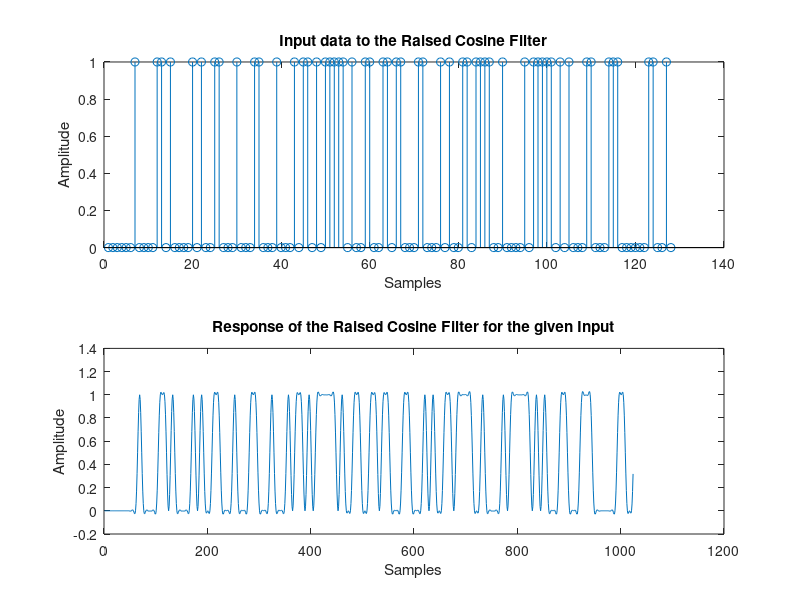
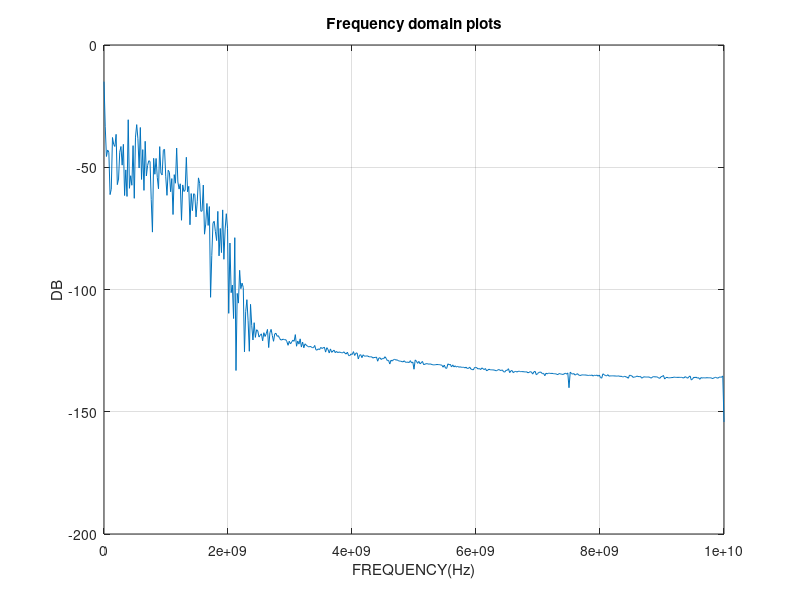

Source code (MATLAB) for these figures, in order:
close all;
clear all;
clc;

L=41; %filter Length
R=2.5e9; %data Rate = 2.5Gbps
Fs=8*R; %oversampling by 8
T=1/R; %pulse duration
Ts=1/Fs; %sampling duration
alpha =1; % Design Factor for Raised Cosing Filter
upsampling = Fs/R;

%----------------------------------------------------------
%Raised Cosing Filter Design
%----------------------------------------------------------
if mod(L,2)==0 
 M=L/2 ; % for even value of L
else
 M=(L-1)/2; % for odd value of L 
end 
g=zeros(1,L); %Place holder for RC filter's transfer function 
for n=-M:M 
 num=sin(pi*n*Ts/T)*cos(alpha*pi*n*Ts/T);
 den=(pi*n*Ts/T)*(1-(2*alpha*n*Ts/T)^2);
 g(n+M+1)=num/den; 
 if (1-(2*alpha*n*Ts/T)^2)==0 
 g(n+M+1)=pi/4*sin(pi*n*Ts/T)/(pi*n*Ts/T);
 end 
 if (pi*n*Ts/T)==0 
 g(n+M+1)=cos(alpha*pi*n*Ts/T)/(1-(2*alpha*n*Ts/T)^2); 
 end 
end 
%----------------------------------------------------------
%Generate data of random 1s and 0s
data1 = round(rand(1,2^7)); % Generate a random bit stream
%data2 = (-2*data1) + 1; %generate [-1,1] for BPSK
output1=upsample(data1,Fs/R);
%output2=upsample(data2,Fs/R);
%y=conv(g,output); %Convolving the data signal with the Raised Cosine Filter
y1=filter(g,1,output1); %you can use either Conv function or filter function to obtain the output
%y2=filter(g,1,output2);
%----------------------------------------------------------
%Plot data and RC filtered Output
figure;
subplot(2,1,1);
stem(data1);
title('Input data to the Raised Cosine Filter');
xlabel('Samples');
ylabel('Amplitude');
subplot(2,1,2);
plot(y1);
title('Response of the Raised Cosine Filter for the given Input');
xlabel('Samples');
ylabel('Amplitude');
%Plot data and RC filtered Output
%figure;
%subplot(2,1,1);
%stem(data2);
%title('Input data to the Raised Cosine Filter');
%xlabel('Samples');
%ylabel('Amplitude');
%subplot(2,1,2);
%plot(y2);
%title('Response of the Raised Cosine Filter for the given Input');
%xlabel('Samples');
%ylabel('Amplitude');
%Obtain FFT of the output to plot its frequency response.
Fn=Fs/2;NFFY=2.^(ceil(log(length(y1))/log(2)));
FFTY=fft(y1,NFFY);%pad with zeros
NumUniquePts=ceil((NFFY+1)/2); 
FFTY=FFTY(1:NumUniquePts);
MY=abs(FFTY);
MY=MY*2;
MY(1)=MY(1)/2;
MY(length(MY))=MY(length(MY))/2;
MY=MY/length(y1);
f1=(0:NumUniquePts-1)*2*Fn/NFFY;
%Plot Frequency spectrum
figure;
plot(f1,20*log10(abs(MY).^2));xlabel('FREQUENCY(Hz)');ylabel('DB');
grid
title('Frequency domain plots') 
%Obtain FFT of the output to plot its frequency response.
%Fn=Fs/2;NFFY=2.^(ceil(log(length(y2))/log(2)));
%FFTY=fft(y2,NFFY);%pad with zeros
%NumUniquePts=ceil((NFFY+1)/2); 
%FFTY=FFTY(1:NumUniquePts);
%MY=abs(FFTY);
%MY=MY*2;
%MY(1)=MY(1)/2;
%MY(length(MY))=MY(length(MY))/2;
%MY=MY/length(y2);
%f1=(0:NumUniquePts-1)*2*Fn/NFFY;
%Plot Frequency spectrum
%figure;
%plot(f1,20*log10(abs(MY).^2));xlabel('FREQUENCY(Hz)');ylabel('DB');
%grid
%title('Frequency domain plots') 
% Plot Eye Diagram
%ploteye(y1,Fs/R);
%ploteye(y2,Fs/R);